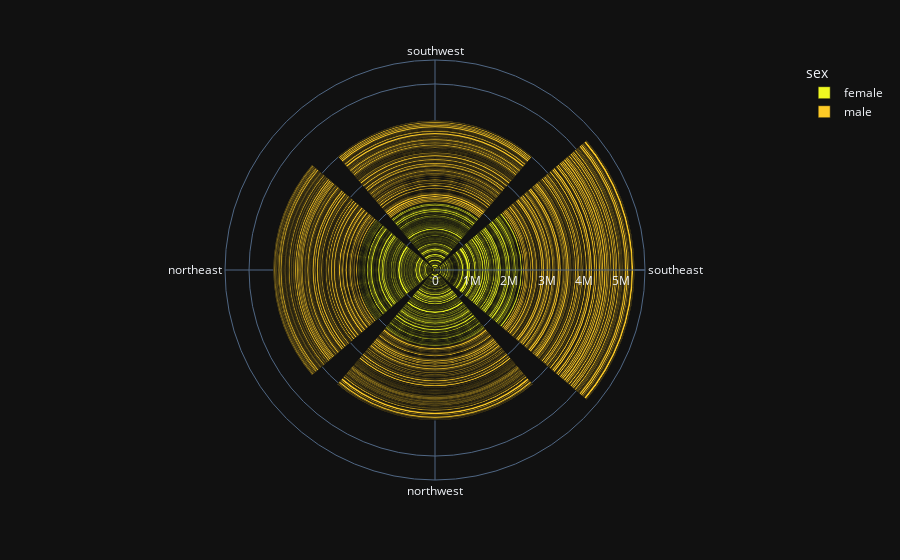

The code cell stored with this chart in its notebook:
### Markdown cell above
<a id="section-seven"></a>
<div class="alert alert-success" role="alert">
<li>This Chart makes it clear that BMI is not powerful indicator Expenses, as people having less BMI also have high Medical Expenses.
<li>This chart makes it clear that People who smoke have higher Medical Expenses.
<li>The Size of Bubble, which represents age, shows that people having higher expenses belong to Higher Expenses category

### Code cell
px.bar_polar(data, r="expenses", theta="region", color = 'sex', template = 'plotly_dark',
            color_discrete_sequence= px.colors.sequential.Plasma_r)

### Figure 1 — Plotly figure (JSON) as saved in the notebook; plotly's stock layout.template omitted (floating-point values rounded to 4 significant figures; data arrays with more than 128 entries replaced by an {"elided": "..."} marker saying what was removed)
{"data": [{"hovertemplate": "sex=female<br>expenses=%{r}<br>region=%{theta}<extra></extra>", "legendgroup": "female", "marker": {"color": "#f0f921", "pattern": {"shape": ""}}, "name": "female", "r": {"elided": "662 float values"}, "showlegend": true, "subplot": "polar", "theta": {"elided": "662 str values"}, "type": "barpolar"}, {"hovertemplate": "sex=male<br>expenses=%{r}<br>region=%{theta}<extra></extra>", "legendgroup": "male", "marker": {"color": "#fdca26", "pattern": {"shape": ""}}, "name": "male", "r": {"elided": "676 float values"}, "showlegend": true, "subplot": "polar", "theta": {"elided": "676 str values"}, "type": "barpolar"}], "layout": {"barmode": "relative", "legend": {"title": {"text": "sex"}, "tracegroupgap": 0}, "margin": {"t": 60}, "polar": {"angularaxis": {"direction": "clockwise", "rotation": 90}, "domain": {"x": [0, 1], "y": [0, 1]}}}}
